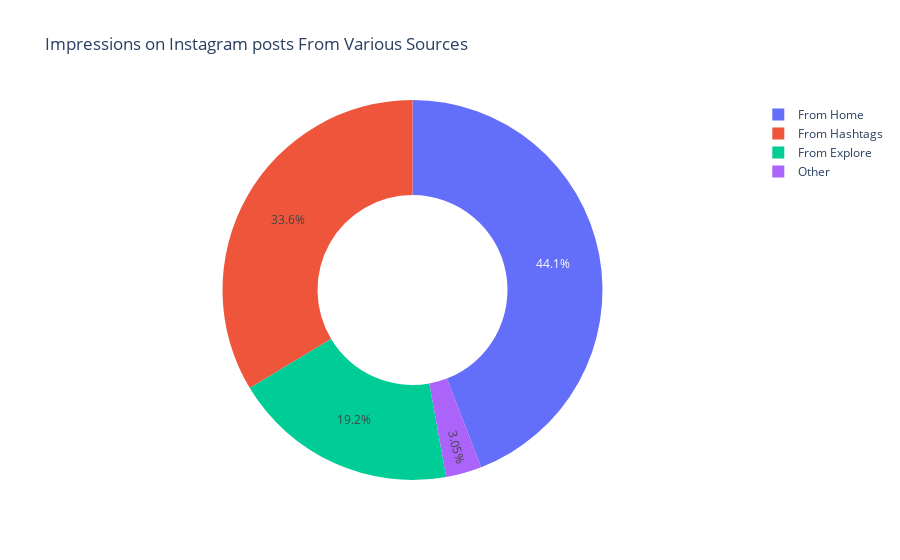

The notebook cell saved with this chart:
### Markdown cell above
The explore section of Instagram is the recommendation system of Instagram. It recommends posts to the users based on their preferences and insterests. By looking at the impressions I have received from the explore section, I can say that Instagram does not recommend our posts much to the users. Some posts have received a good reach from the explore sections, but it's still very low compared to the reach I receive from hashtags

Now let's have a look at the percentage of impressions I get from various sources on Instagram

### Code cell
home = data["From Home"].sum()
hashtags = data["From Hashtags"].sum()
explore = data["From Explore"].sum()
other = data["From Other"].sum()

labels = ['From Home', 'From Hashtags', 'From Explore', 'Other']
values = [home, hashtags, explore, other]

fig = px.pie(data, values=values, names=labels,
             title='Impressions on Instagram posts From Various Sources', hole=0.5)

fig.show()

### Figure 1 — Plotly figure (JSON) as saved in the notebook; plotly's stock layout.template omitted (floating-point values rounded to 4 significant figures)
{"data": [{"domain": {"x": [0, 1], "y": [0, 1]}, "hole": 0.5, "hovertemplate": "label=%{label}<br>value=%{value}<extra></extra>", "labels": ["From Home", "From Hashtags", "From Explore", "Other"], "legendgroup": "", "name": "", "showlegend": true, "type": "pie", "values": [294619, 224614, 128294, 20360]}], "layout": {"legend": {"tracegroupgap": 0}, "title": {"text": "Impressions on Instagram posts From Various Sources"}}}
